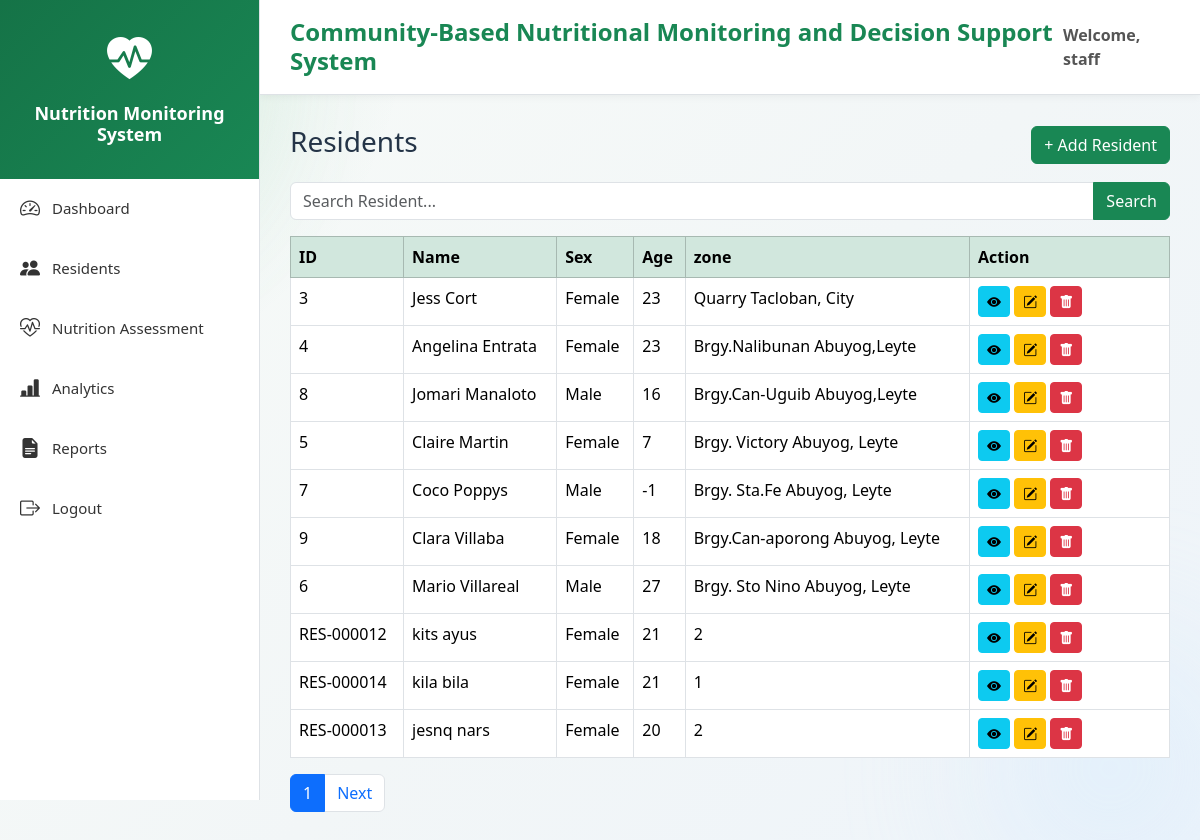
/residents/ (signed in), run on the app's committed database.
### residents/models.py (models this page shows, shortened)
class Resident(models.Model):
    GENDER_CHOICES = [
        ('Male', 'Male'),
        ('Female', 'Female'),
    ]
    resident_id = models.CharField(
        max_length=20,
        unique=True,
        blank=True
    )
    first_name = models.CharField(max_length=100)
    middle_name = models.CharField(
        max_length=100,
        blank=True,
        null=True
    )
    last_name = models.CharField(max_length=100)
    sex = models.CharField(
        max_length=10,
        choices=GENDER_CHOICES
    )
    birth_date = models.DateField()
    address = models.CharField(
        max_length=100
    )
    contact_number = models.CharField(
        max_length=15,
        blank=True,
        null=True
    )
    guardian_name = models.CharField(
        max_length=150,
        blank=True,
        null=True
    )
    created_by = models.ForeignKey(
    settings.AUTH_USER_MODEL,
    on_delete=models.SET_NULL,
    null=True,
    blank=True,
    related_name='created_residents')
    created_at = models.DateTimeField(auto_now_add=True)
    updated_at = models.DateTimeField(auto_now=True)
    @property
    def age(self):
        today = date.today()
        return (
            today.year
            - self.birth_date.year
            - (
                (today.month, today.day)
                <
                (self.birth_date.month, self.birth_date.day)
            )
        )
    class Meta:
        ordering = [
            'last_name',
            'first_name'
        ]

### residents/views.py (the view, shortened to what this page needs)
# urls.py: path('', views.resident_list, name='admin_resident_list'),
@login_required(login_url='login')
def resident_list(request):
    search = request.GET.get('search', '')
    residents = Resident.objects.select_related(
        'created_by'
    ).all()
    paginator = Paginator(
        residents,
        10
    )
    page_number = request.GET.get('page')
    page_obj = paginator.get_page(
        page_number
    )
    context = {
        'page_obj': page_obj,
        'search': search,
    }
    return render(
        request,
        get_template(
            request,
            'residents/resident_list.html',
            'admin_residents/resident_list.html'
        ),
        context
    )

### residents/views.py (called while the page is built)
def get_template(request, staff_template, admin_template):
    if request.user.is_superuser:
        return admin_template
    return staff_template

### templates/residents/resident_list.html (shortened to what this page needs)
{% extends 'base_staff.html' %}
{% block content %}
<div class="d-flex justify-content-between align-items-center mb-3">
    <h3>Residents</h3>
    <a href="{% url 'add_resident' %}" class="btn btn-success">
        + Add Resident
    </a>
</div>
<form method="GET" class="mb-3">
    <div class="input-group">
        <input
            type="text"
            name="search"
            value="{{ search }}"
            class="form-control"
            placeholder="Search Resident...">
        <button class="btn btn-success">
            Search
        </button>
    </div>
</form>
<table class="table table-bordered table-hover">
    <thead class="table-success">
    <tr>
        <th>ID</th>
        <th>Name</th>
        <th>Sex</th>
        <th>Age</th>
        <th>zone</th>
        <th width="200">Action</th>
    </tr>
    </thead>
    <tbody>
    {% for resident in page_obj %}
    <tr>
        <td>{{ resident.resident_id }}</td>
        <td>{{ resident.first_name }} {{ resident.last_name }}</td>
        <td>{{ resident.sex }}</td>
        <td>{{ resident.age }}</td>
        <td>{{ resident.address }}</td>
    <td>
    <a href="{% url 'view_resident' resident.id %}"
       class="btn btn-info btn-sm"
       aria-label="View resident"
       title="View">
        <i class="bi bi-eye-fill" aria-hidden="true"></i>
    </a>
    <a href="{% url 'edit_resident' resident.id %}"
       class="btn btn-warning btn-sm"
       aria-label="Edit resident"
       title="Edit">
        <i class="bi bi-pencil-square" aria-hidden="true"></i>
    </a>
    <a href="{% url 'delete_resident' resident.id %}"
       class="btn btn-danger btn-sm"
       aria-label="Delete resident"
       title="Delete">
        <i class="bi bi-trash-fill" aria-hidden="true"></i>
    </a>
    </td>
    </tr>
    {% empty %}
    <tr>
        <td colspan="6" class="text-center">
            No residents found.
        </td>
    </tr>
    {% endfor %}
    </tbody>
</table>
<nav>
<ul class="pagination">
<li class="page-item active">
<span class="page-link">
{{ page_obj.number }}
</span>
</li>
{% if page_obj.has_next %}
<li class="page-item">
<a class="page-link"
href="?page={{ page_obj.next_page_number }}&search={{ search }}">
Next
</a>
</li>
{% endif %}
</ul>
</nav>
{% endblock %}

### templates/base_staff.html (shortened to what this page needs)
<!DOCTYPE html>
<html lang="en">
<head>
    <link href="https://cdn.jsdelivr.net/npm/bootstrap@5.3.3/dist/css/bootstrap.min.css"
          rel="stylesheet">
    <link href="https://cdn.jsdelivr.net/npm/bootstrap-icons@1.11.3/font/bootstrap-icons.css"
          rel="stylesheet">
    <link href="https://cdn.jsdelivr.net/npm/tom-select/dist/css/tom-select.bootstrap5.min.css" rel="stylesheet">
</head>
<body>
<div class="sidebar">
    <div class="logo">
        <i class="bi bi-heart-pulse-fill"></i>
        <h4>
            Nutrition Monitoring System
        </h4>
    </div>
    <a href="{% url 'dashboard' %}">
        <i class="bi bi-speedometer2"></i>
        <span>
            Dashboard
        </span>
    </a>
    <a href="{% url 'resident_list' %}">
        <i class="bi bi-people-fill"></i>
        <span>
            Residents
        </span>
    </a>
    <a href="{% url 'assessment_list' %}">
        <i class="bi bi-heart-pulse"></i>
        <span>
            Nutrition Assessment
        </span>
    </a>
    <a href="{% url 'analytics' %}">
        <i class="bi bi-bar-chart-line-fill"></i>
        <span>
            Analytics
        </span>
    </a>
    <a href="{% url 'report_dashboard' %}">
        <i class="bi bi-file-earmark-text-fill"></i>
        <span>
            Reports
        </span>
    </a>
    <a href="{% url 'logout' %}">
        <i class="bi bi-box-arrow-right"></i>
        <span>
            Logout
        </span>
    </a>
</div>
<div class="content">
    <div class="topbar">
        <div class="d-flex justify-content-between align-items-center">
            <h4>
                Community-Based Nutritional Monitoring and Decision Support System
            </h4>
            <strong>
                Welcome,
                {{ request.user.username }}
            </strong>
        </div>
    </div>
    <div class="main-content">
        {% block content %}
        {% endblock %}
    </div>
</div>
</body>
</html>

### templates/base_staff.html (style rules this page uses)
* { margin:0; padding:0; box-sizing:border-box; font-family:'Segoe UI',sans-serif; }
body { background: radial-gradient(circle at top left, rgba(25, 135, 84, 0.14), transparent 28%), linear-gradient(135deg, #f8fbf8 0%, #f2f6f7 55%, #eef4fa 100%); color:#243447; overflow-x:hidden; }
body::before, body::after { content:''; position:fixed; border-radius:50%; filter:blur(70px); opacity:.35; pointer-events:none; z-index:0; }
body::before { width:280px; height:280px; top:-60px; left:-60px; background:#9be6b3; }
body::after { width:260px; height:260px; right:-40px; bottom:-40px; background:#cfe8ff; }
.sidebar { position:fixed; top:0; left:0; width:260px; height:100vh; background:white; border-right:1px solid #dee2e6; z-index:1000; }
.logo { background:linear-gradient( 135deg, #157347, #198754 ); color:white; padding:25px 15px; text-align:center; }
.logo i { font-size:45px; }
.logo h4 { font-size:18px; margin-top:10px; font-weight:700; }
.sidebar a { display:flex; align-items:center; gap:12px; padding:15px 20px; color:#333; text-decoration:none; transition:.3s; font-size:15px; }
.sidebar a i { font-size:20px; }
.content { margin-left:260px; min-height:100vh; }
.topbar { background:white; padding:18px 30px; border-bottom:1px solid #dee2e6; box-shadow:0 2px 8px rgba(0,0,0,.05); }
.topbar h4 { color:#198754; font-weight:700; margin:0; }
.topbar strong { color:#555; }
.content, .main-content { position:relative; z-index:1; }
.main-content { padding:30px; background:transparent; }

### data on the page
Resident: resident_id "3", first_name "Jess", last_name "Cort", sex "Female", age "23", address "Quarry Tacloban, City"
Resident: resident_id "4", first_name "Angelina", last_name "Entrata", sex "Female", age "23", address "Brgy.Nalibunan Abuyog,Leyte"
Resident: resident_id "8", first_name "Jomari", last_name "Manaloto", sex "Male", age "16", address "Brgy.Can-Uguib Abuyog,Leyte"
Resident: resident_id "5", first_name "Claire", last_name "Martin", sex "Female", age "7", address "Brgy. Victory Abuyog, Leyte"
Resident: resident_id "7", first_name "Coco", last_name "Poppys", sex "Male", age "-1", address "Brgy. Sta.Fe Abuyog, Leyte"
Resident: resident_id "9", first_name "Clara", last_name "Villaba", sex "Female", age "18", address "Brgy.Can-aporong Abuyog, Leyte"
Resident: resident_id "6", first_name "Mario", last_name "Villareal", sex "Male", age "27", address "Brgy. Sto Nino Abuyog, Leyte"
Resident: resident_id "RES-000012", first_name "kits", last_name "ayus", sex "Female", age "21", address "2"
Resident: resident_id "RES-000014", first_name "kila", last_name "bila", sex "Female", age "21", address "1"
Resident: resident_id "RES-000013", first_name "jesnq", last_name "nars", sex "Female", age "20", address "2"

### other printed values
{{ request.user.username }} "staff"
{{ page_obj.number }} "1"
